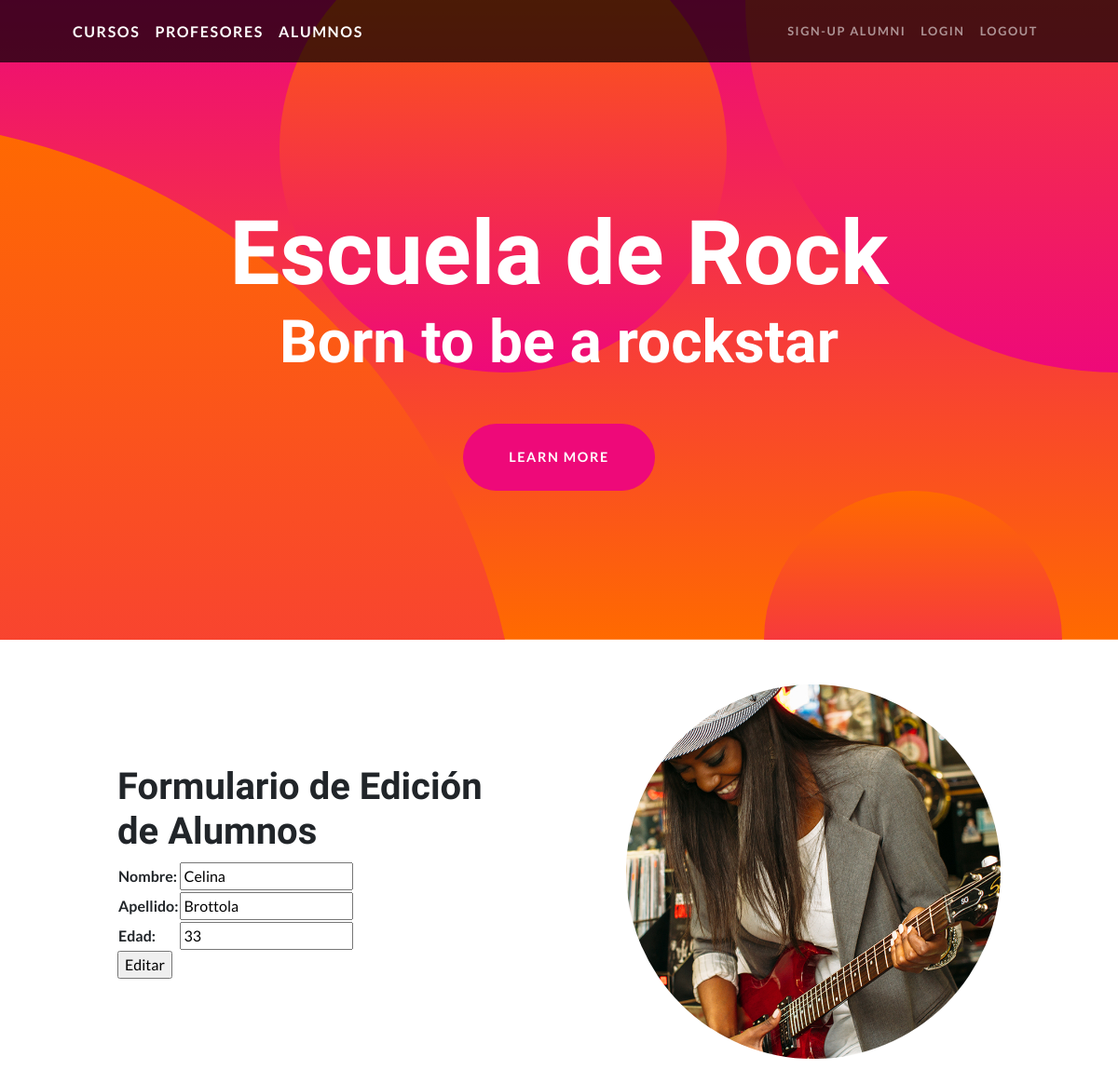
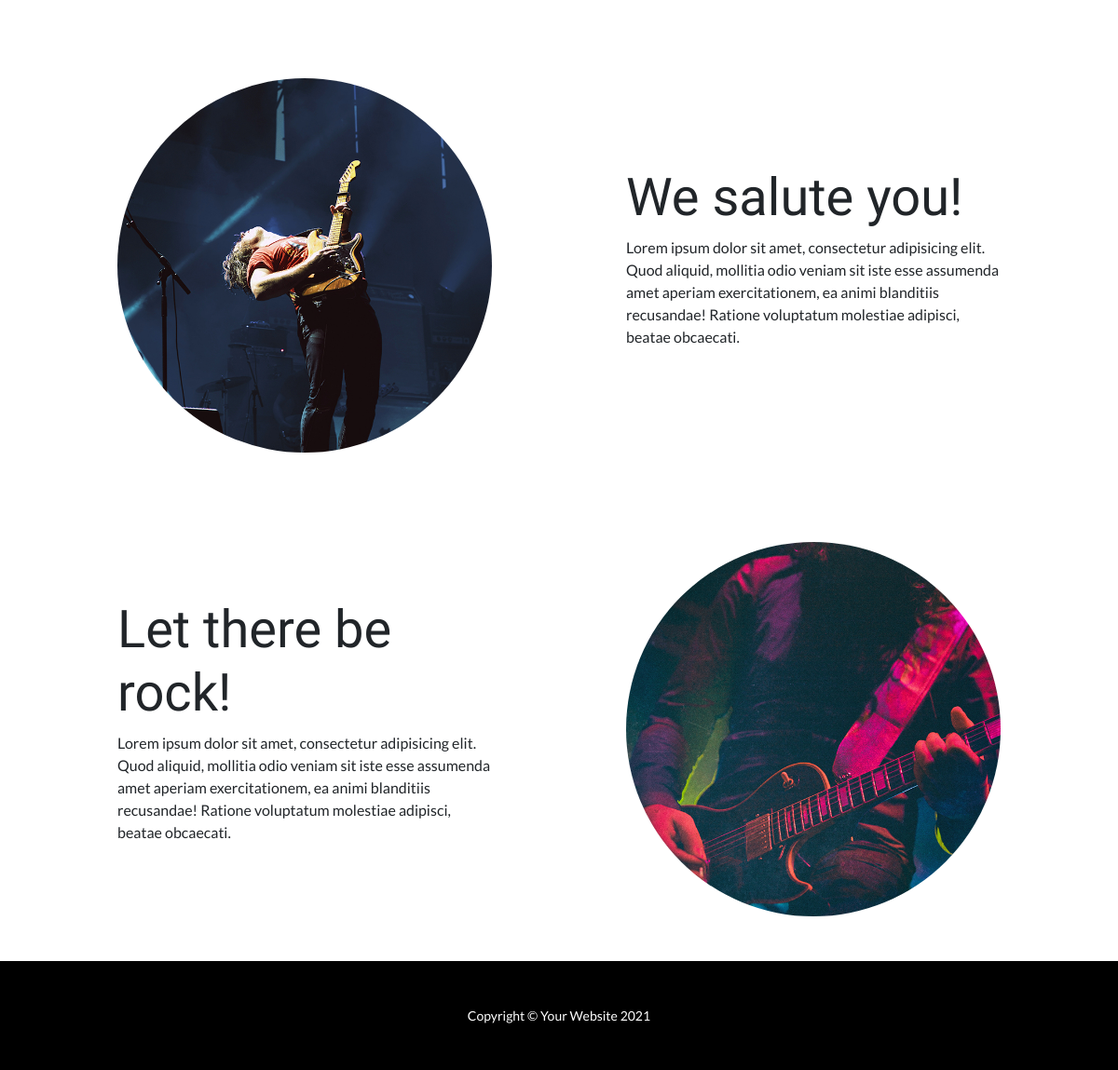
Page /AppCoder/editarAlumno/Brottola/ on the committed database (2 pictures, top to bottom).
### AppCoder/models.py (models this page shows, shortened)
class Alumnos (models.Model):
    nombre = models.CharField(max_length=40)
    apellido = models.CharField(max_length=40)
    edad = models.IntegerField()

### AppCoder/views.py (the view)
# urls.py: path('editarAlumno/<apellido_para_editar>/', views.editarAlumno, name="EditarAlumno"),
def editarAlumno (request, apellido_para_editar):
    alumnos = Alumnos.objects.get(apellido=apellido_para_editar)
    if request.method == "POST":
        miFormulario = AlumnoFormulario(request.POST)
        if miFormulario.is_valid():
            informacion = miFormulario.cleaned_data
            alumnos.nombre = informacion["nombre"]
            alumnos.apellido = informacion["apellido"]
            alumnos.edad = informacion["edad"]
            alumnos.save()
            return render(request, 'AppCoder/inicio.html')
    else:
            miFormulario = AlumnoFormulario(initial=
                            {"nombre":alumnos.nombre,
                             "apellido": alumnos.apellido,
                             "edad": alumnos.edad})
    return render(request,'AppCoder/editarAlumno.html',
                {"miFormulario": miFormulario ,
                 "apellido_para_editar":apellido_para_editar})

### AppCoder/forms.py
class AlumnoFormulario(forms.Form):
    nombre = forms.CharField(max_length=40)
    apellido = forms.CharField(max_length=40)
    edad = forms.IntegerField()

### AppCoder/templates/AppCoder/editarAlumno.html (shortened to what this page needs)
{% extends "AppCoder/padre.html" %}
{% load static %}
        {% block contenido2 %}
            <h1> Formulario de Edición de Alumnos</h1>
            <form action="" method="POST"> {% csrf_token %}
                <table>
                    {{ miFormulario.as_table}}
                </table>
                <input type="submit" value="Editar"></input>
            </form>
        {% endblock %}

### rows in the picture
Alumnos: nombre "Celina", apellido "Brottola", edad "33"
